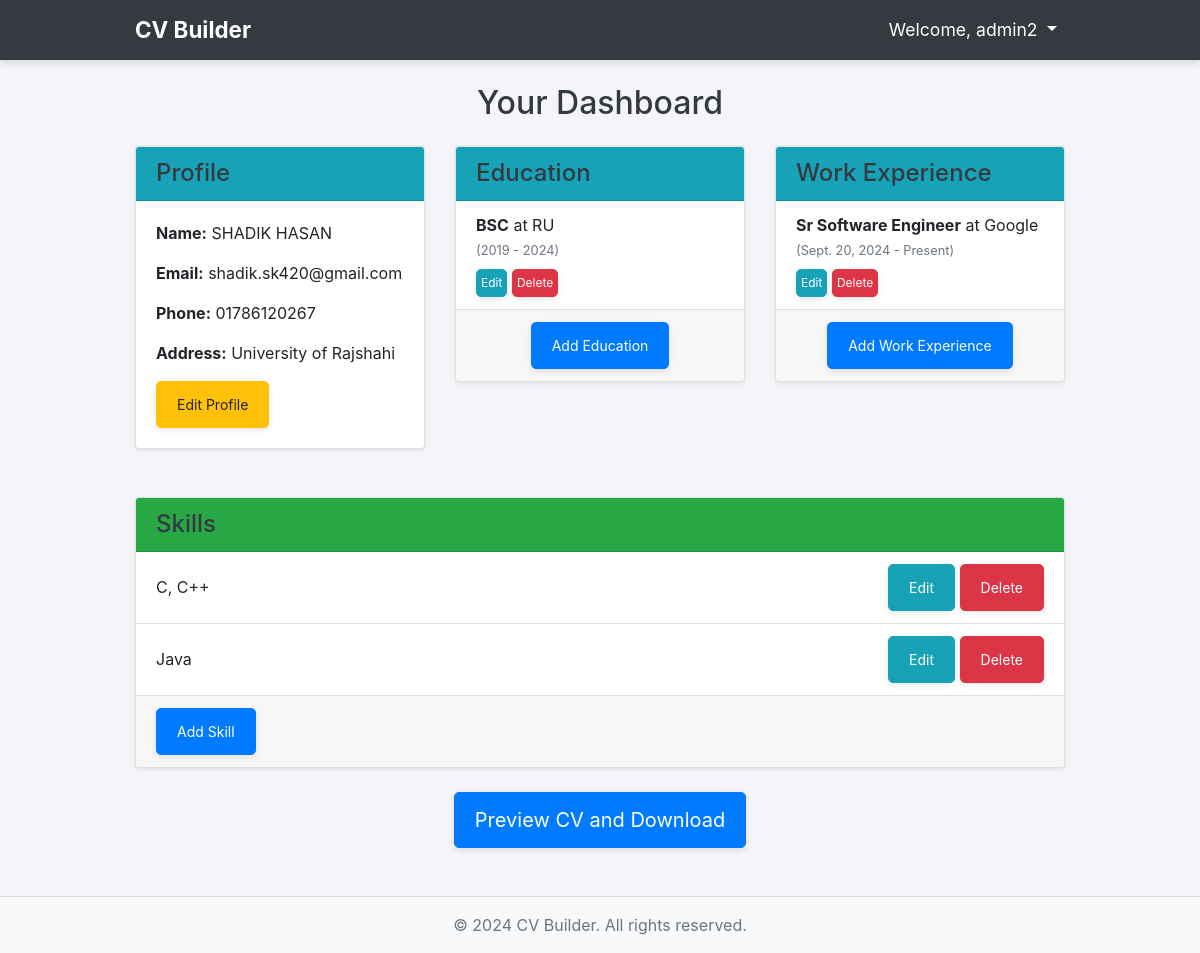
The app's page /dashboard/ (signed in), older data.
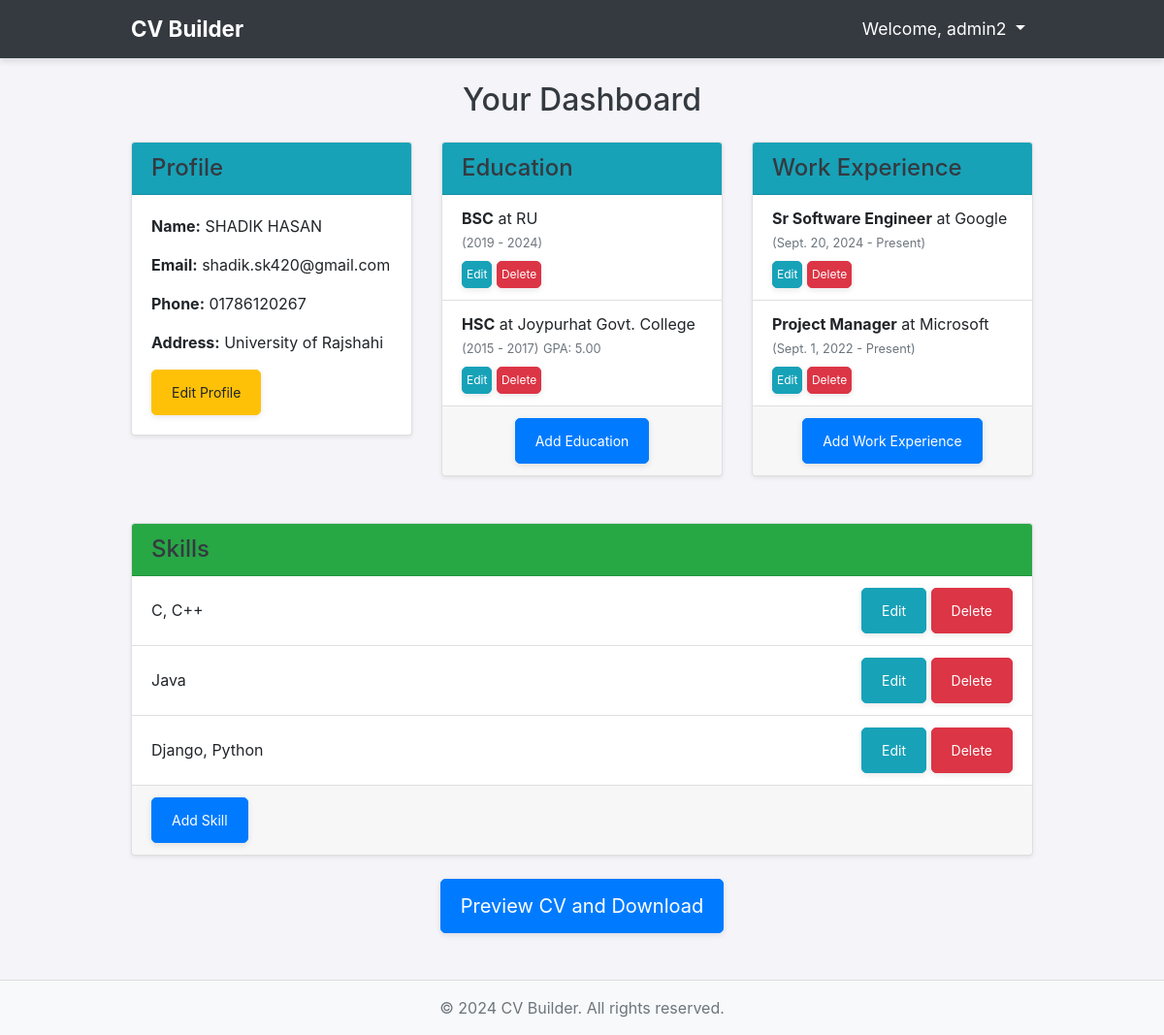
The same page, newer data.
### cvs/models.py (models this page shows, shortened)
class Education(models.Model):
    profile = models.ForeignKey(Profile, on_delete=models.CASCADE)
    degree = models.CharField(max_length=100)
    institution = models.CharField(max_length=200)
    start_year = models.CharField(max_length=4)
    end_year = models.CharField(max_length=4, blank=True)
    gpa = models.DecimalField(max_digits=4, decimal_places=2, blank=True, null=True)  # GPA field added

class WorkExperience(models.Model):
    profile = models.ForeignKey(Profile, on_delete=models.CASCADE)
    job_title = models.CharField(max_length=100)
    company = models.CharField(max_length=200)
    start_date = models.DateField()  # Job start date
    end_date = models.DateField(blank=True, null=True)  # End date can be null
    responsibilities = models.TextField()  # List of job responsibilities

class Skill(models.Model):
    profile = models.ForeignKey(Profile, on_delete=models.CASCADE)
    skill_name = models.CharField(max_length=100)
    proficiency = models.PositiveIntegerField(default=80)  # Proficiency in percentage, default 80%

### cvs/views.py (the view)
# urls.py: path('dashboard/', views.dashboard, name='dashboard'),
@login_required
def dashboard(request):
    try:
        profile = get_object_or_404(Profile, user=request.user)
    except Profile.DoesNotExist:
        messages.error(request, 'Profile does not exist. Please create a profile first.')
        return redirect('edit_profile')  # Adjust the redirect to your edit/create profile view
    educations = Education.objects.filter(profile=profile)
    experiences = WorkExperience.objects.filter(profile=profile)
    skills = Skill.objects.filter(profile=profile)
    context = {
        'profile': profile,
        'educations': educations,
        'experiences': experiences,
        'skills': skills
    }
    return render(request, 'cvs/dashboard.html', context)

### cvs/templates/cvs/dashboard.html (shortened to what the changed rows need)
{% extends 'cvs/base.html' %}
{% block content %}
<div class="mt-4">
  <h2 class="text-center mb-4">Your Dashboard</h2>
  <div class="row">
<div class="col-md-4 mb-4">
  <div class="card shadow-sm">
    <ul class="list-group list-group-flush">
      {% for edu in educations %}
      <li class="list-group-item">
        <div>
          <strong>{{ edu.degree }}</strong> at {{ edu.institution }}<br />
          <small class="text-muted">({{ edu.start_year }} - {{ edu.end_year }})</small>
          {% if edu.gpa %}
          <small class="text-muted">GPA: {{ edu.gpa }}</small>
          {% endif %}
        </div>
        <div class="mt-2">
          <a href="{% url 'cvs:edit_education' edu.id %}" class="btn btn-sm btn-info me-1 p-1" data-toggle="tooltip" title="Edit Education" style="font-size: 0.75rem;">
            Edit
          </a>
          <a href="{% url 'cvs:delete_education' edu.id %}" class="btn btn-sm btn-danger p-1" data-toggle="tooltip" title="Delete Education" style="font-size: 0.75rem;">
            Delete
          </a>
        </div>
      </li>
      {% empty %}
      <li class="list-group-item text-center">
        <span class="font-italic text-secondary">No education entries found.</span>
      </li>
      {% endfor %}
    </ul>
  </div>
</div>
<div class="col-md-4 mb-4">
  <div class="card shadow-sm">
    <ul class="list-group list-group-flush">
      {% for exp in experiences %}
      <li class="list-group-item">
        <div>
          <strong>{{ exp.job_title }}</strong> at {{ exp.company }}<br />
          <small class="text-muted">({{ exp.start_date }} - {{ exp.end_date|default:"Present" }})</small>
        </div>
        <div class="mt-2">
          <a href="{% url 'cvs:edit_work_experience' exp.id %}" class="btn btn-sm btn-info me-1 p-1" data-toggle="tooltip" title="Edit Work Experience" style="font-size: 0.75rem;">
            Edit
          </a>
          <a href="{% url 'cvs:delete_work_experience' exp.id %}" class="btn btn-sm btn-danger p-1" data-toggle="tooltip" title="Delete Work Experience" style="font-size: 0.75rem;">
            Delete
          </a>
        </div>
      </li>
      {% empty %}
      <li class="list-group-item text-center">
        <span class="font-italic text-secondary">No work experience entries found.</span>
      </li>
      {% endfor %}
    </ul>
  </div>
</div>
  </div>
  <div class="card shadow-sm mt-4">
    <ul class="list-group list-group-flush">
      {% for skill in skills %}
      <li class="list-group-item d-flex justify-content-between align-items-center">
        {{ skill.skill_name }}
        <span>
          <a href="{% url 'cvs:edit_skill' skill.id %}" class="btn btn-sm btn-info">Edit</a>
          <a href="{% url 'cvs:delete_skill' skill.id %}" class="btn btn-sm btn-danger">Delete</a>
        </span>
      </li>
      {% empty %}
      <li class="list-group-item text-center">No skills found.</li>
      {% endfor %}
    </ul>
  </div>
</div>
{% endblock %}

Row changes from the older to the newer data that the page shows:
added Education: degree "HSC", institution "Joypurhat Govt. College", start_year "2015", end_year "2017", gpa "5.00"
added WorkExperience: job_title "Project Manager", company "Microsoft", start_date "Sept. 1, 2022", end_date "Present"
added Skill: skill_name "Django, Python"
